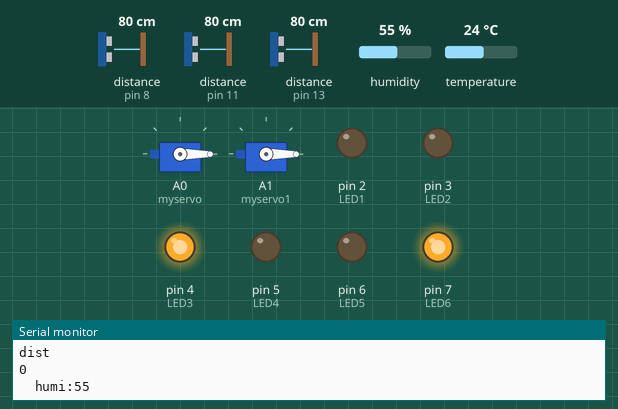
This sketch was run on a simulated Arduino Uno, built with avr-gcc and run on an emulated ATmega328P. Parts: 2 × servo, output pins drawn as LEDs (lit = HIGH), the last lines printed to the serial monitor. Wiring (inferred from the names in the program): 3 × ultrasonic range finder: trigger pin 9, echo pin 8 / trigger pin 10, echo pin 11 / trigger pin 12, echo pin 13. The inputs (shaded band) are chosen by the test bench; at power-on: distance to the obstacle (sensors on pin 13, pin 8, pin 11) 80 cm, humidity 55 %, temperature 24 °C. The echo pulse lasts 58.3 µs per cm; pins used as bus, display or sensor lines are not drawn.

Above: at 2.3 s.
2.4 s: distance to the obstacle (sensor on pin 13) set to 12 cm
4.5 s: distance to the obstacle (sensor on pin 13) set to 9 cm
At 5.0 s:
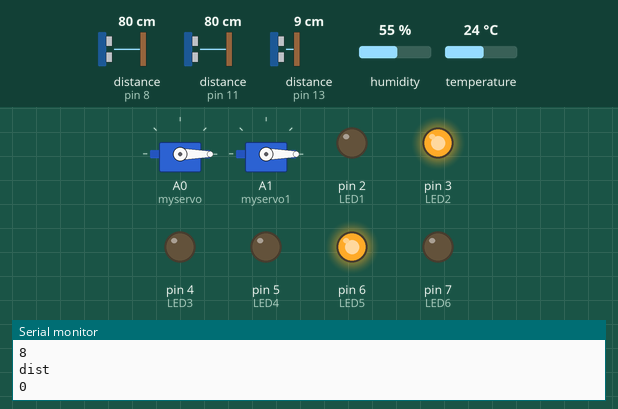
6.6 s: distance to the obstacle (sensor on pin 8) set to 12 cm
8.9 s: distance to the obstacle (sensor on pin 8) set to 9 cm
At 9.8 s:
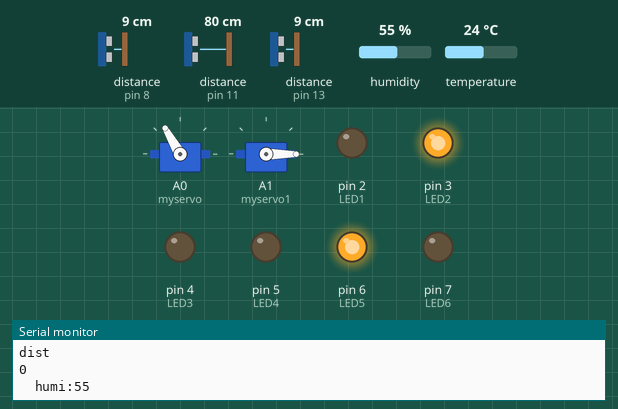
11.0 s: distance to the obstacle (sensor on pin 13) set to 7 cm
13.1 s: distance to the obstacle (sensor on pin 13) set to 4 cm
At 14.9 s:
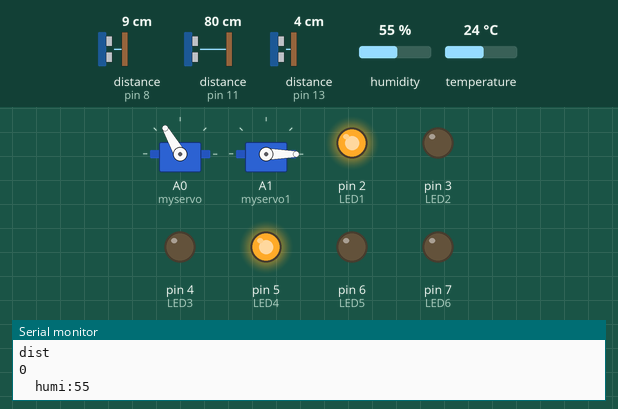
Timing chart, 0 to 16.4 s (numbered marks = the images above; inputs shaded):
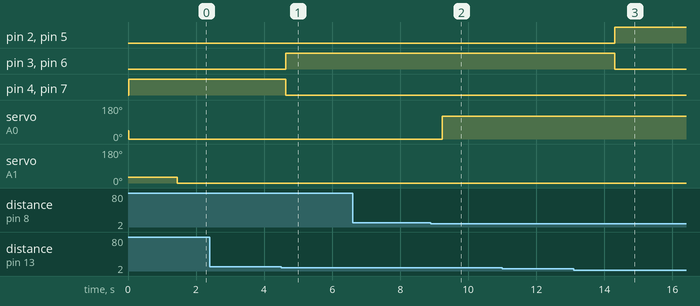

Measured:
- the behaviour switches between 11 and 10 cm on distance to the obstacle (sensor on pin 13) (found by bisection; images 0 and 1)
- the behaviour switches between 11 and 10 cm on distance to the obstacle (sensor on pin 8) (found by bisection; images 1 and 2)
- the behaviour switches between 6 and 5 cm on distance to the obstacle (sensor on pin 13) (found by bisection; images 2 and 3)
- after the input at 4.5 s, pin 3 (LED2), pin 6 (LED5): LOW → HIGH after 0.13 s; pin 4 (LED3), pin 7 (LED6): HIGH → LOW after 0.13 s
- after the input at 8.9 s, servo on A0 (myservo): 0° → 120° after 0.34 s
- after the input at 13.1 s, pin 2 (LED1), pin 5 (LED4): LOW → HIGH after 1.2 s; pin 3 (LED2), pin 6 (LED5): HIGH → LOW after 1.2 s

The sketch:

Dustbin_Arduino.ino
```cpp
#include <Servo.h>

#include <DFRobot_DHT11.h>
DFRobot_DHT11 DHT;
#define DHT11_PIN A3 //NEED TO CHANGE THIS

Servo myservo;
Servo myservo1;
 int echo1=13;
 int trig1=12;
 int echo2= 8;
 int trig2= 9;
 int echo3=11;
 int trig3=10;


int LED1=2;
int LED2=3;
int LED3=4;
int LED4=5;
int LED5=6; // change thi s after making connections
int LED6=7; // change this after making connections

int dura=0;
int dist=0;
long duration;
int distance;
long duration2;
int dist2;
long duration3;
int distance3;

void setup()
{
  pinMode(trig1,OUTPUT);
  pinMode(echo1,INPUT);
  pinMode(trig2,OUTPUT);
  pinMode(echo2,INPUT);
  pinMode(trig3,OUTPUT);
  pinMode(echo3,INPUT);
  pinMode(LED1,OUTPUT);
  pinMode(LED2,OUTPUT);
  pinMode(LED3,OUTPUT);
  pinMode(LED4,OUTPUT);
  pinMode(LED5,OUTPUT);
  pinMode(LED6,OUTPUT);


  Serial.begin(1200);
  myservo.attach(A0);
  myservo.write(45);
   digitalWrite(8, LOW);
digitalWrite(9, LOW);

  myservo1.attach(A1);
  myservo1.write(30);
   digitalWrite(6, LOW);
digitalWrite(7, LOW);
}

void loop()
{

  digitalWrite(trig1, LOW);
  delayMicroseconds(2);
  digitalWrite(trig1, HIGH);
  delayMicroseconds(10);
  digitalWrite(trig1, LOW);
   duration = pulseIn(echo1, HIGH);
  distance = duration * 0.034 / 2;


  digitalWrite(trig3, LOW);
  delayMicroseconds(2);
   digitalWrite(trig3, HIGH);
  delayMicroseconds(10);
  digitalWrite(trig3, LOW);
   duration3 = pulseIn(echo3, HIGH);
  distance3 = duration * 0.034 / 2;


   digitalWrite(trig2, LOW);
  delayMicroseconds(2);

  digitalWrite(trig2, HIGH);
  delayMicroseconds(10);
  digitalWrite(trig2, LOW);
  duration2 = pulseIn(echo2, HIGH);
  dist2 = duration2 * 0.034 / 2;

  digitalWrite(2, LOW);
  digitalWrite(3, LOW);
  digitalWrite(4, LOW);
  digitalWrite(5,LOW);
  digitalWrite(6,LOW);
  digitalWrite(7,LOW);

if (distance<5)digitalWrite(2, HIGH);
  else if (distance>4 && distance<10)digitalWrite(3, HIGH);
  else if (distance>9 )digitalWrite(4, HIGH);

  if (distance3<5)digitalWrite(5, HIGH);
  else if (distance3>4 && distance3<10)digitalWrite(6, HIGH);
  else if (distance3>9 )digitalWrite(7, HIGH);

if(dist2<10){myservo.write(120);
delay(1000);}
  else myservo.write(0);
  Serial.println("distance");
  delay(100);
 Serial.println(distance);delay(100);
 Serial.println("dist");delay(100);
 Serial.println(dist);delay(100);

 DHT.read(DHT11_PIN);
  Serial.print("  humi:");
 int humid= Serial.println(DHT.humidity);
  delay(1000);

  if(humid>10) {
   myservo1.write(45);
   delay(100);
  }else {
    myservo1.write(0);
    delay(100);
  }

}
```
